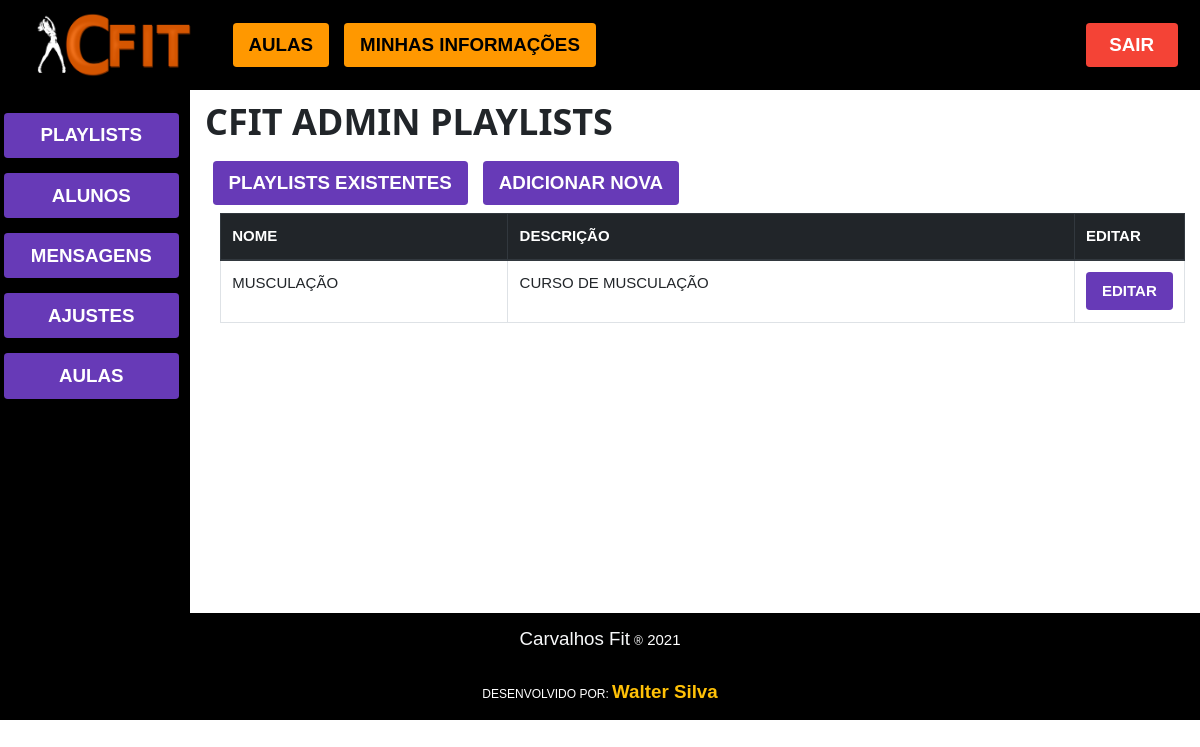
The app's page /cfit_admin/cfit_admin_playlists (signed in), older data.
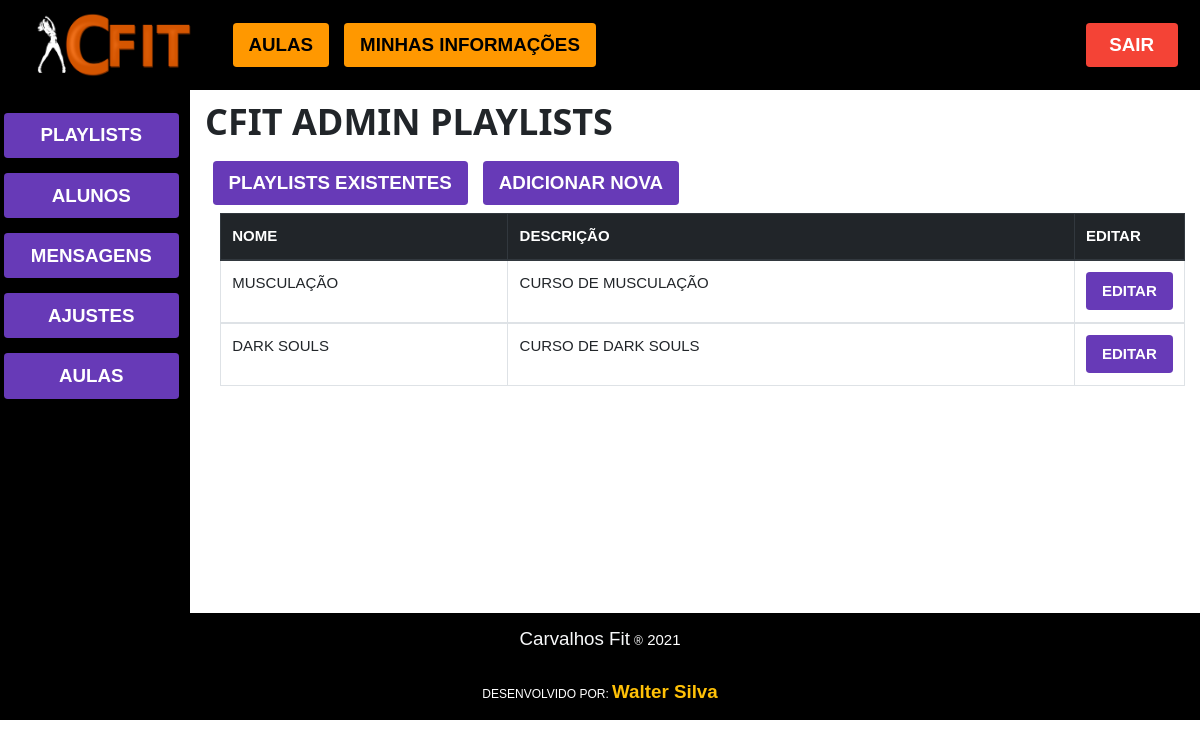
The same page, newer data.
### cfit/models.py (models this page shows)
class Playlist(models.Model):
    nome = models.CharField('nome', max_length=255, unique=True)
    descricao = models.CharField('descricao', max_length=255, null=True, default='')
    imagem = models.CharField('imagem', max_length=255, null=True, default='')

### cfit/views/cfit_admin.py (the view)
# urls.py: path('cfit_admin/cfit_admin_playlists', cfit_admin_playlists, name="cfit_admin_playlists"),
@adm_required
def cfit_admin_playlists(request):
    playlists = list(Playlist.objects.all().values())
    return render(request, 'cfit_admin/cfit_admin_playlists.html', {"playlists": playlists})

### cfit/sessionTester.py (called while the page is built)
def adm_required(func):
    f = func
    @functools.wraps(func)
    def wrapper_login_required(*args, **kwargs):
        try:
            if(args[0].session["nivel_de_acesso"] == 2):
                pass
            else:
                raise Exception
        except:
            return redirect("/home")
        else:
            return f(*args, **kwargs)
    return wrapper_login_required

### cfit/templates/cfit_admin/cfit_admin_playlists.html (shortened to what this page needs)
{% extends 'cfit_admin/cfit_admin.html' %} {% block 'painels_admin' %} {% load static%}
<div class="row">
    <div class="container">
        <h1><b>CFIT ADMIN PLAYLISTS</b></h1>
    </div>
    <div class="container">
        <wsi_button class="w3-button w3-deep-purple mx-2 my-2" id="button_playlists_existentes">PLAYLISTS EXISTENTES
        </wsi_button>
        <wsi_button class="w3-button w3-deep-purple mx-2 my-2" id="button_adicionar_nova">ADICIONAR NOVA</wsi_button>
    </div>
</div>
<div class="container">
    <div id="painel_listagem_playlists">
        <div class="container-flex" style="min-height:400px;">
            <table class="table table-hover table-bordered">
                <thead class="thead-dark">
                    <tr>
                        <th class="col-4">NOME</th>
                        <th class="col-8">DESCRIÇÃO</th>
                        <th>EDITAR</th>
                    </tr>
                </thead>
                {% for playlist in playlists %}
                <tbody>
                    <tr>
                        <td class="col-4"> {{playlist.nome}}
                        </td>
                        <td class="col-8 text-nowrap" style=" max-width: 600px; overflow:hidden;">{{playlist.descricao}}
                        </td>
                        <td>
                            <a href="{% url 'cfit_admin_playlists_aditar'  %}?playlist={{playlist.nome}}" class="w3-btn w3-hoover-red rounded w3-deep-purple  w3-text-shadow"><b>EDITAR</b></a>
                        </td>
                    </tr>
                </tbody>
                {% endfor %}
            </table>
        </div>
    </div>
</div>
{% endblock%}

Row changes from the older to the newer data that the page shows:
added Playlist: nome "DARK SOULS", descricao "CURSO DE DARK SOULS"
